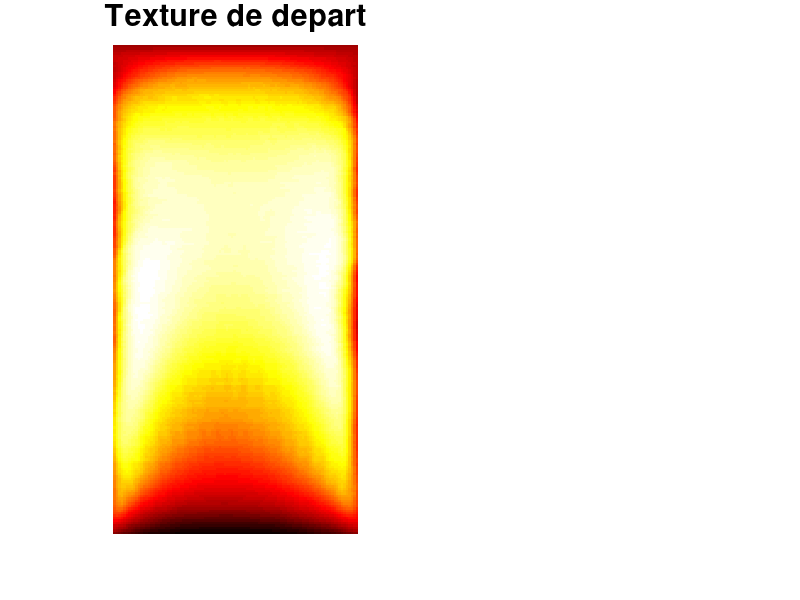

Recreate this plot in MATLAB. (Note: this script raises an error after producing the figure.)
clear;
close all;
clc;

taille_ecran = get(0, 'ScreenSize');
L = taille_ecran(3);
H = taille_ecran(4);

% Chargement et initialisations :
load donnees;
load parametres_moments;
load texture;
beta_0 = bord_inf(1, 1);
gamma_0 = bord_sup(1, 1);

% Simulation d'une flamme de bougie :
figure('Name', 'Simulation d''une flamme de bougie', ...
    'Position', [0.1 * L, 0.1 * H, 0.8 * L, 0.7 * H], ...
    'Color', [0.7 0.75 0.85]);

% Affichage de la texture d'origine
subplot(1, 2, 1)
imagesc(texture)
axis image off;
colormap(hot);
title('Texture de depart')
set(gca, 'FontSize', 20);

l_image = 1000; % Largeur de l'image
h_image = 1000; % Hauteur de l'image
h_flamme = round(0.85 * h_image); % Hauteur de la flamme
x = transpose(0:1 / (h_flamme - 1):1); % Abscisses normalisees entre 0 et 1
nb_images = 100; % Longueur de la sequence
[nb_lignes, nb_colonnes] = size(texture);

for j = 1:nb_images

    % Tirages aleatoires des silouhettes :
    [y_inf, y_sup] = generation_aleatoire_courbe(x, moyennes, ecarts_types, beta_0, gamma_0); % FONCTION A CODER

    % Affichage des flammes :
    I = zeros(h_image, l_image);

    if sum(y_inf < y_sup) == 0

        for ligne = 1:h_flamme
            ligne_texture = round((nb_lignes * (h_flamme - ligne) + ligne - 1) / (h_flamme - 1));
            colonne_min = floor(l_image / 2 + (y_sup(ligne) - (beta_0 + gamma_0) / 2) * l_image / 150);
            colonne_max = ceil(l_image / 2 + (y_inf(ligne) - (beta_0 + gamma_0) / 2) * l_image / 150);
            largeur_flamme = colonne_max - colonne_min;

            for colonne = max(colonne_min, 1):min(colonne_max, l_image)
                colonne_texture = round((colonne - colonne_min) * (nb_colonnes - 1) / largeur_flamme + 1);
                I(ligne, colonne) = round(255 * texture(ligne_texture, colonne_texture));
            end

        end

        subplot(1, 2, 2)
        imagesc(I);
        axis image xy off;
        colormap(hot);
        title('Generation de flamme');
        set(gca, 'FontSize', 20);

        pause(0.2);
    end

end
